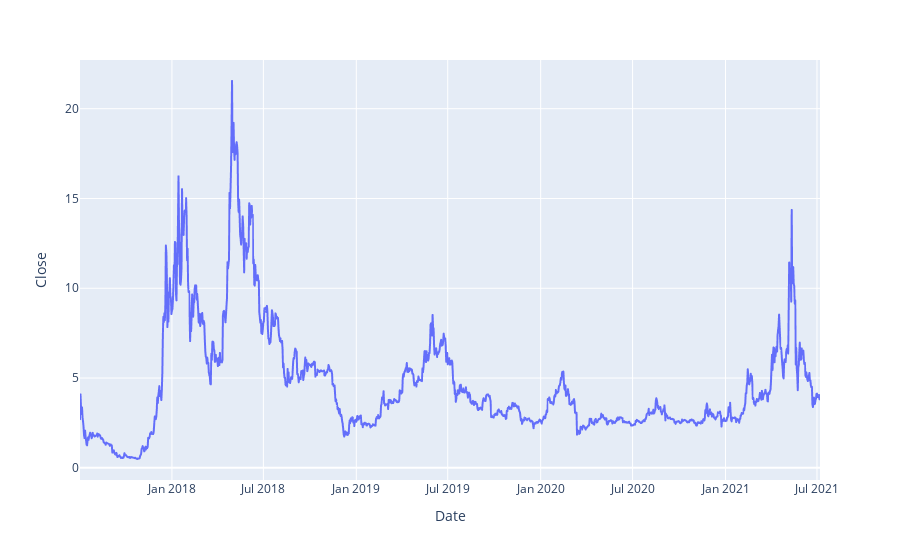

Write notebook code for a chart like this one.
### Code cell
fig = px.line(data, x='Date', y="Close")
fig.show();

### Figure 1 — Plotly figure (JSON) as saved in the notebook; plotly's stock layout.template omitted (floating-point values rounded to 4 significant figures; data arrays with more than 128 entries replaced by an {"elided": "..."} marker saying what was removed)
{"data": [{"hovertemplate": "Date=%{x}<br>Close=%{y}<extra></extra>", "legendgroup": "", "line": {"color": "#636efa", "dash": "solid"}, "marker": {"symbol": "circle"}, "mode": "lines", "name": "", "showlegend": false, "x": {"elided": "1466 str values"}, "xaxis": "x", "y": {"elided": "1466 float values"}, "yaxis": "y", "type": "scattergl"}], "layout": {"xaxis": {"anchor": "y", "domain": [0, 1], "title": {"text": "Date"}}, "yaxis": {"anchor": "x", "domain": [0, 1], "title": {"text": "Close"}}, "legend": {"tracegroupgap": 0}, "margin": {"t": 60}}}
